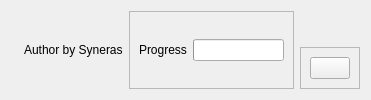
              <widget class="QWidget" name="widget_3" native="true">
               <layout class="QHBoxLayout" name="horizontalLayout_6">
                <item>
                 <widget class="QWidget" name="widget_5" native="true">
                  <layout class="QVBoxLayout" name="verticalLayout_8">
                   <property name="spacing">
                    <number>0</number>
                   </property>
                   <property name="leftMargin">
                    <number>0</number>
                   </property>
                   <property name="topMargin">
                    <number>0</number>
                   </property>
                   <property name="rightMargin">
                    <number>0</number>
                   </property>
                   <property name="bottomMargin">
                    <number>0</number>
                   </property>
                   <item>
                    <widget class="QLabel" name="logo">
                     <property name="maximumSize">
                      <size>
                       <width>70</width>
                       <height>60</height>
                      </size>
                     </property>
                     <property name="text">
                      <string />
                     </property>
                     <property name="pixmap">
                      <pixmap>../Qss/icons/logo.png</pixmap>
                     </property>
                     <property name="scaledContents">
                      <bool>true</bool>
                     </property>
                    </widget>
                   </item>
                  </layout>
                 </widget>
                </item>
                <item>
                 <widget class="QLabel" name="label_4">
                  <property name="text">
                   <string>Author by Syneras</string>
                  </property>
                 </widget>
                </item>
                <item>
                 <widget class="QFrame" name="frame_2">
                  <property name="frameShape">
                   <enum>QFrame::Shape::StyledPanel</enum>
                  </property>
                  <property name="frameShadow">
                   <enum>QFrame::Shadow::Raised</enum>
                  </property>
                  <layout class="QHBoxLayout" name="horizontalLayout_7">
                   <item>
                    <widget class="QLabel" name="label_3">
                     <property name="text">
                      <string>Progress</string>
                     </property>
                    </widget>
                   </item>
                   <item>
                    <widget class="QProgressBar" name="progressBar">
                     <property name="value">
                      <number>0</number>
                     </property>
                     <property name="textVisible">
                      <bool>false</bool>
                     </property>
                     <property name="orientation">
                      <enum>Qt::Orientation::Horizontal</enum>
                     </property>
                     <property name="invertedAppearance">
                      <bool>false</bool>
                     </property>
                    </widget>
                   </item>
                  </layout>
                 </widget>
                </item>
                <item alignment="Qt::AlignmentFlag::AlignRight|Qt::AlignmentFlag::AlignBottom">
                 <widget class="QFrame" name="sizeGrip">
                  <property name="frameShape">
                   <enum>QFrame::Shape::StyledPanel</enum>
                  </property>
                  <property name="frameShadow">
                   <enum>QFrame::Shadow::Raised</enum>
                  </property>
                  <layout class="QVBoxLayout" name="verticalLayout_7">
                   <item>
                    <widget class="QPushButton" name="pushButton_15">
                     <property name="text">
                      <string />
                     </property>
                     <property name="icon">
                      <iconset resource="../Qss/icons/_icons.qrc">
                       <normaloff>:/feather/icons/feather/window_grip.png</normaloff>:/feather/icons/feather/window_grip.png</iconset>
                     </property>
                    </widget>
                   </item>
                  </layout>
                 </widget>
                </item>
               </layout>
              </widget>
